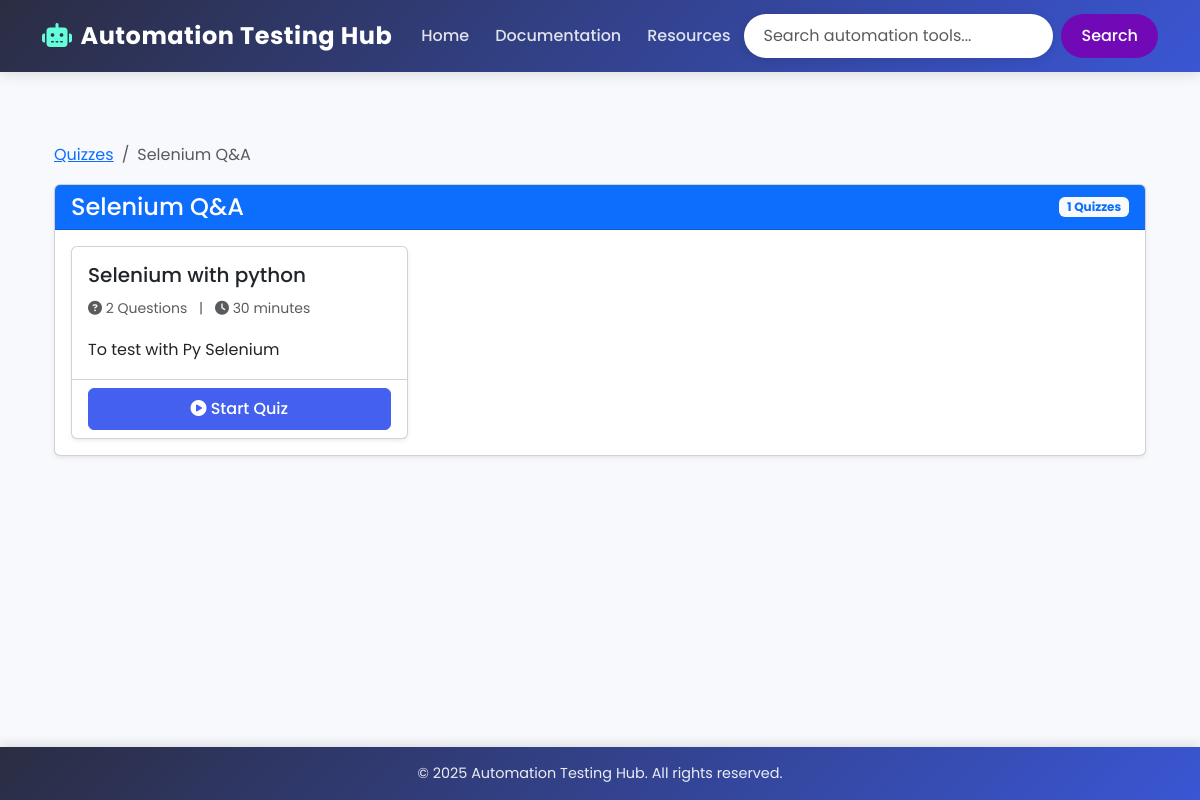
Screenshot of /quiz/category/selenium-qa/ with the database file from the repository.
### quiz/models.py (models this page shows, shortened)
class QuizCategory(models.Model):
    name = models.CharField(max_length=100)
    slug = models.SlugField(unique=True)
    description = models.TextField(blank=True)
    created_at = models.DateTimeField(auto_now_add=True)
    class Meta:
        verbose_name_plural = "Quiz Categories"
        ordering = ['name']

class Quiz(models.Model):
    title = models.CharField(max_length=200)
    slug = models.SlugField(unique=True)
    category = models.ForeignKey(QuizCategory, on_delete=models.CASCADE)
    description = models.TextField()
    time_limit = models.IntegerField(help_text="Time limit in minutes", default=30)
    total_questions = models.IntegerField(default=0)
    created_at = models.DateTimeField(auto_now_add=True)
    is_active = models.BooleanField(default=True)
    class Meta:
        verbose_name_plural = "Quizzes"
        ordering = ['-created_at']

### quiz/views.py (the view)
# urls.py: path('category/<slug:category_slug>/', views.category_quizzes, name='category_quizzes'),
def category_quizzes(request, category_slug):
    category = get_object_or_404(QuizCategory, slug=category_slug)
    quizzes = Quiz.objects.filter(category=category, is_active=True)
    context = {
        'category': category,
        'quizzes': quizzes,
    }
    return render(request, 'quiz/category_quizzes.html', context)

### quiz/templates/quiz/category_quizzes.html (shortened to what this page needs)
{% extends 'base.html' %}
{% load static %}
{% block content %}
<div class="container py-5">
    <div class="row">
        <div class="col-12">
            <nav aria-label="breadcrumb">
                <ol class="breadcrumb">
                    <li class="breadcrumb-item"><a href="{% url 'quiz:home' %}">Quizzes</a></li>
                    <li class="breadcrumb-item active">{{ category.name }}</li>
                </ol>
            </nav>
            <div class="card shadow-sm mb-4">
                <div class="card-header bg-primary text-white">
                    <div class="d-flex justify-content-between align-items-center">
                        <h4 class="mb-0">{{ category.name }}</h4>
                        <span class="badge bg-light text-primary">{{ quizzes.count }} Quizzes</span>
                    </div>
                </div>
                <div class="card-body">
                    {% if quizzes %}
                    <div class="row row-cols-1 row-cols-md-2 row-cols-lg-3 g-4">
                        {% for quiz in quizzes %}
                        <div class="col">
                            <div class="card h-100 shadow-sm">
                                <div class="card-body">
                                    <h5 class="card-title">{{ quiz.title }}</h5>
                                    <p class="card-text text-muted">
                                        <small>
                                            <i class="fas fa-question-circle"></i> {{ quiz.questions.count }} Questions
                                            <span class="mx-2">|</span>
                                            <i class="fas fa-clock"></i> {{ quiz.time_limit }} minutes
                                        </small>
                                    </p>
                                    {% if quiz.description %}
                                    <p class="card-text">{{ quiz.description|truncatewords:20 }}</p>
                                    {% endif %}
                                </div>
                                <div class="card-footer bg-transparent">
                                    <a href="{% url 'quiz:quiz_detail' quiz.slug %}" class="btn btn-primary w-100">
                                        <i class="fas fa-play-circle"></i> Start Quiz
                                    </a>
                                </div>
                            </div>
                        </div>
                        {% endfor %}
                    </div>
                    {% endif %}
                </div>
            </div>
        </div>
    </div>
</div>
{% endblock %}

### templates/base.html (style rules this page uses)
:root { --primary-color: #4361ee; --primary-dark: #3a56d4; --secondary-color: #2b2d42; --accent-color: #7209b7; --success-color: #38b000; --background-color: #f8f9fd; --card-bg-color: #ffffff; --card-hover-color: #f1f5ff; --text-primary: #2b2d42; --text-secondary: #555b6e; --text-light: #8d99ae; --border-color: #e9ecef; }
body { font-family: 'Poppins', sans-serif; background-color: var(--background-color); color: var(--text-primary); padding-top: 70px; line-height: 1.6; }
.btn-primary { background-color: var(--primary-color); border-color: var(--primary-color); border-radius: 6px; padding: 8px 20px; font-weight: 500; transition: all 0.3s; }

### quiz/templates/quiz/category_quizzes.html (style rules this page uses)
.card { transition: transform 0.3s ease; }

### rows the page displays
QuizCategory: name "Selenium Q&A"
Quiz: title "Selenium with python", questions.count "2", time_limit "30", description "To test with Py Selenium"

### other values shown
{{ quizzes.count }} "1"
